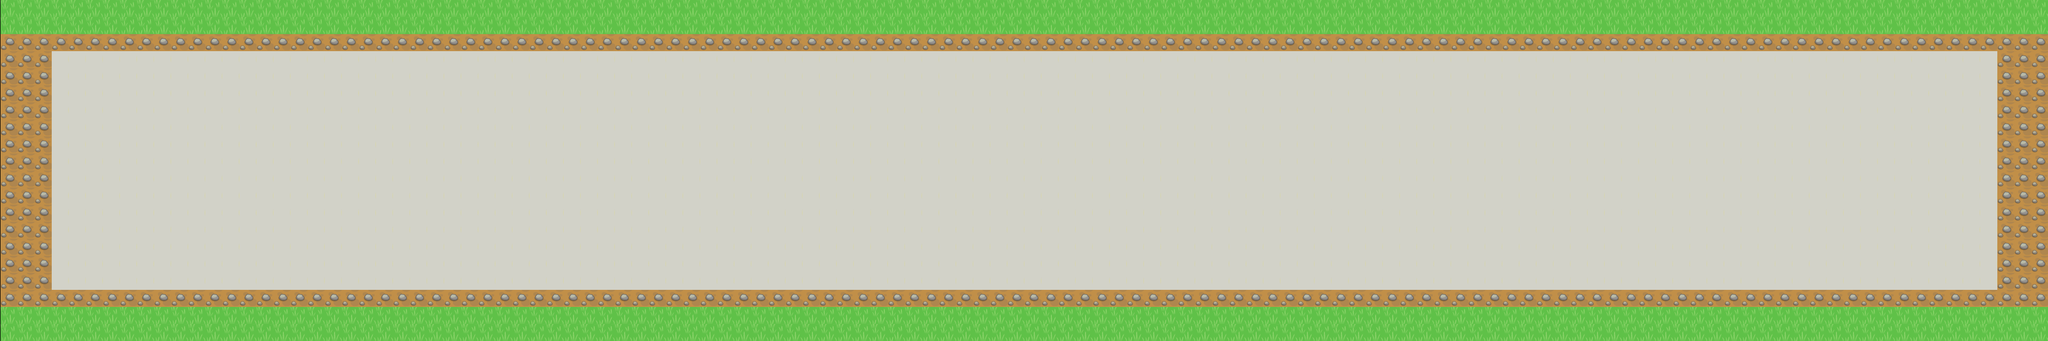

The image is a tile-based game level rendered from a .tmx file. Its description and source (layers, tilesets, objects; grid data summarised) follow:
An orthogonal 120x20 tile map with 32x32 px tiles, 1 tile layer (ground) and 1 object (PlayerPoint).

<map version="1.0" orientation="orthogonal" width="120" height="20" tilewidth="32" tileheight="32">
 <tileset firstgid="1" name="map" tilewidth="32" tileheight="32">
  <tileoffset x="1" y="0" />
  <image source="map.png" width="170" height="71" />
 </tileset>
 <layer name="ground" width="120" height="20">
  <data>[2400 cells, 2400 non-empty, 3 distinct tile ids]</data>
 </layer>
 <objectgroup name="objects" width="120" height="20">
  <object name="PlayerPoint" gid="5" x="613" y="209" />
 </objectgroup>
</map>
